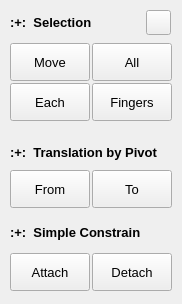
<?xml version="1.0" encoding="UTF-8"?>
<ui version="4.0">
 <class>Form</class>
 <widget class="QWidget" name="Form">
  <property name="geometry">
   <rect>
    <x>0</x>
    <y>0</y>
    <width>182</width>
    <height>304</height>
   </rect>
  </property>
  <property name="minimumSize">
   <size>
    <width>182</width>
    <height>304</height>
   </size>
  </property>
  <property name="maximumSize">
   <size>
    <width>182</width>
    <height>304</height>
   </size>
  </property>
  <property name="windowTitle">
   <string>Select</string>
  </property>
  <widget class="QPushButton" name="atBtn">
   <property name="geometry">
    <rect>
     <x>10</x>
     <y>253</y>
     <width>80</width>
     <height>38</height>
    </rect>
   </property>
   <property name="font">
    <font>
     <pointsize>10</pointsize>
    </font>
   </property>
   <property name="text">
    <string>Attach</string>
   </property>
  </widget>
  <widget class="QPushButton" name="detBtn">
   <property name="geometry">
    <rect>
     <x>92</x>
     <y>253</y>
     <width>80</width>
     <height>38</height>
    </rect>
   </property>
   <property name="font">
    <font>
     <pointsize>10</pointsize>
    </font>
   </property>
   <property name="text">
    <string>Detach</string>
   </property>
  </widget>
  <widget class="QPushButton" name="moveBtn">
   <property name="geometry">
    <rect>
     <x>10</x>
     <y>43</y>
     <width>80</width>
     <height>38</height>
    </rect>
   </property>
   <property name="font">
    <font>
     <pointsize>10</pointsize>
    </font>
   </property>
   <property name="text">
    <string>Move</string>
   </property>
  </widget>
  <widget class="QPushButton" name="eachBtn">
   <property name="geometry">
    <rect>
     <x>10</x>
     <y>83</y>
     <width>80</width>
     <height>38</height>
    </rect>
   </property>
   <property name="font">
    <font>
     <pointsize>10</pointsize>
    </font>
   </property>
   <property name="text">
    <string>Each</string>
   </property>
  </widget>
  <widget class="QPushButton" name="allBtn">
   <property name="geometry">
    <rect>
     <x>92</x>
     <y>43</y>
     <width>80</width>
     <height>38</height>
    </rect>
   </property>
   <property name="font">
    <font>
     <pointsize>10</pointsize>
    </font>
   </property>
   <property name="text">
    <string>All</string>
   </property>
  </widget>
  <widget class="QPushButton" name="fngBtn">
   <property name="geometry">
    <rect>
     <x>92</x>
     <y>83</y>
     <width>80</width>
     <height>38</height>
    </rect>
   </property>
   <property name="font">
    <font>
     <pointsize>10</pointsize>
    </font>
   </property>
   <property name="text">
    <string>Fingers</string>
   </property>
  </widget>
  <widget class="QPushButton" name="fromBtn">
   <property name="geometry">
    <rect>
     <x>10</x>
     <y>170</y>
     <width>80</width>
     <height>38</height>
    </rect>
   </property>
   <property name="font">
    <font>
     <pointsize>10</pointsize>
    </font>
   </property>
   <property name="text">
    <string>From</string>
   </property>
  </widget>
  <widget class="QPushButton" name="toBtn">
   <property name="geometry">
    <rect>
     <x>92</x>
     <y>170</y>
     <width>80</width>
     <height>38</height>
    </rect>
   </property>
   <property name="font">
    <font>
     <pointsize>10</pointsize>
    </font>
   </property>
   <property name="text">
    <string>To</string>
   </property>
  </widget>
  <widget class="QLabel" name="label">
   <property name="geometry">
    <rect>
     <x>10</x>
     <y>10</y>
     <width>98</width>
     <height>25</height>
    </rect>
   </property>
   <property name="font">
    <font>
     <pointsize>10</pointsize>
     <weight>75</weight>
     <bold>true</bold>
    </font>
   </property>
   <property name="text">
    <string>:+:  Selection</string>
   </property>
  </widget>
  <widget class="QLabel" name="label_2">
   <property name="geometry">
    <rect>
     <x>10</x>
     <y>140</y>
     <width>157</width>
     <height>25</height>
    </rect>
   </property>
   <property name="font">
    <font>
     <pointsize>10</pointsize>
     <weight>75</weight>
     <bold>true</bold>
    </font>
   </property>
   <property name="text">
    <string>:+:  Translation by Pivot</string>
   </property>
  </widget>
  <widget class="QLabel" name="label_3">
   <property name="geometry">
    <rect>
     <x>10</x>
     <y>220</y>
     <width>153</width>
     <height>25</height>
    </rect>
   </property>
   <property name="font">
    <font>
     <pointsize>10</pointsize>
     <weight>75</weight>
     <bold>true</bold>
    </font>
   </property>
   <property name="text">
    <string>:+:  Simple Constrain</string>
   </property>
  </widget>
  <widget class="QPushButton" name="helpBtn">
   <property name="geometry">
    <rect>
     <x>146</x>
     <y>10</y>
     <width>25</width>
     <height>25</height>
    </rect>
   </property>
   <property name="text">
    <string/>
   </property>
  </widget>
 </widget>
 <resources/>
 <connections/>
</ui>
